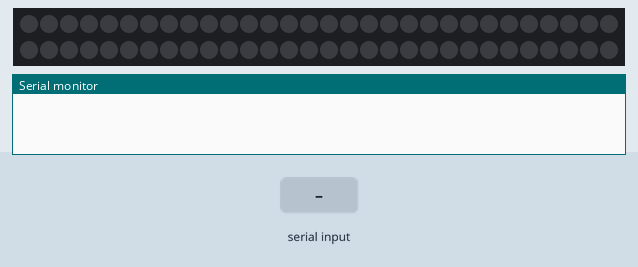
The sketch below on a simulated ATtiny85, built with avr-gcc and run on an emulated ATtiny85. On the bench: 60 RGB LEDs in strip order, left to right, continuing on the next row, the last lines printed to the serial monitor. The inputs (shaded band) are chosen by the test bench.

Above: at 1.2 s.
1.3 s: "90,45\n" received over the second serial link
At 1.6 s:
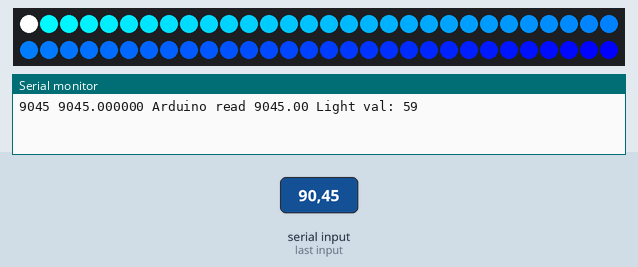
3.1 s: "30,150\n" received over the second serial link
Timing chart, 0 to 6.1 s (numbered marks = the images above; inputs shaded):
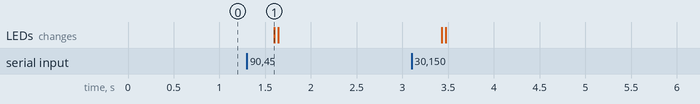

Measured:
- after the input at 1.3 s, the LEDs: change after 0.30 s (image 1)

The sketch:

sensorDotstarsTopLight.ino
```cpp
/* TIPS: Make sure that the echem board and Arduino share a common ground.
 *  if sensor values are reading at 4.57 instead of what is expected, reconnect Arduino to Joe's magic laptop
*/

//Light libraries
#include <Adafruit_DotStar.h>
#include "SPI.h" // Comment out this line if using Trinket or Gemma
//#include "Adafruit_WS2801.h"
#ifdef __AVR_ATtiny85__
 #include <avr/power.h>
#endif

//time library - At the moment this doesn't involve synching with an outside time, so it is just an internal clock
//#include <Time.h>

//math library
#include <math.h>

//Light initializing
#define NUMPIXELS 60 // Number of LEDs in strip
#define DATAPIN    4    // Green wire on DotStar
#define CLOCKPIN   5    // Yellow wire on DotStar
Adafruit_DotStar strip = Adafruit_DotStar(
  NUMPIXELS, DATAPIN, CLOCKPIN, DOTSTAR_BRG);


const int numlights = 60;
const int light_low = 0;
const int light_high = numlights - 1;
int light_val = 0;
int light_direction = 1;
uint8_t change = 1;


//color variables
uint32_t curr_color;

//Software serial initializing

#define rxPin 10 //White cable from sensor
#define txPin 11 //Infrequently used

#include <SoftwareSerial.h>
SoftwareSerial mySerial(rxPin, txPin); // RX, TX
char delimiter = '\n';
String dataFlag = "PPM";
boolean startListening = false;


char inChar; // Data received from the serial port
String stringVal;
float floatVal;
const int COmin = 250; //multiply manually by sigMultiplier
const int COmax = 1400; //multiply manually by sigMultiplier
const int sigMultiplier = 1000;

void setup() {
   strip.begin();
  // Update LED contents, to start they are all 'off'
  strip.show();

  pinMode(rxPin, INPUT);
  pinMode(txPin, OUTPUT);
  Serial.begin(9600);
  mySerial.begin(9600); // Start serial communication at 9600 bps

//  setTime(0);
 }
 void loop() {
   //test();
   strip.setPixelColor(light_low, 0x000000); //turn top light off
    if (mySerial.available() > 0){
      inChar = mySerial.read();
      if(inChar != ' '&& inChar != ',' && inChar != '\n'){//ignore commas and whitespace
        stringVal+=inChar;
      }
      if (inChar == '\n'){ //we've read the end of a value
        //Serial.print("Time:");
        //Serial.print(now()); //Print time in seconds since activation
        //Serial.print(" ");
        Serial.print(stringVal);
        Serial.print(" ");
        floatVal = stringVal.toFloat();
        Serial.print(floatVal,6);
        Serial.print(" ");
        light_val = map(floatVal * sigMultiplier, COmin, COmax, light_low, light_high);
        light_val = constrain(light_val, light_low, light_high);

        Serial.println("Arduino read " + String(floatVal) + " Light val: " + String(light_val));
        stringVal = "";

        //update the light height
        update_light_height();

        //set the top light to on since we've read a value
        strip.setPixelColor(light_low, 0xffffff);
      }
    }
   strip.show(); //show current light height and top light
   delay(40); //ON delay

   //turn off lights

   for(int i=0; i <= light_high; i++){
        strip.setPixelColor(i,0x000000);
   }
   strip.show();

   //delay(40);//OFF delay
 }


void update_light_height()
{
  //update to new value
  int redIntensity;
  //turn all off
  for(int i=0; i <= light_high; i++){
        strip.setPixelColor(i,0x000000);
   }

  for (int i=light_high; i > light_high - light_val; i--)
 {
  //update color
  redIntensity = map(i, light_high, light_low, 0, 0xff);
  constrain(redIntensity, 0,0xff);
  strip.setPixelColor(i, 0x00, redIntensity, 0xff);
 }
}

void test(){
  if(light_val > light_high){
    light_direction = -1;
  }
  else if(light_val < 0){
    light_direction = 1;
  }
  light_val += change * light_direction;
  Serial.print(light_val);
  Serial.print(" ");
  Serial.println(light_direction);
  update_light_height();
}

void convertColor()
{
  byte redIntensity;
  byte greenIntensity;
  byte blueIntensity;

  if (curr_color <= 255)          // zone 1
  {
    redIntensity = 255 - curr_color;    // red goes from on to offcurr_colorcurr_color
    greenIntensity = curr_color;        // green goes from off to on
    blueIntensity = 0;             // blue is always off
  }
  else if (curr_color <= 511)     // zone 2
  {
    redIntensity = 0;                     // red is always off
    greenIntensity = 255 - (curr_color - 256); // green on to off
    blueIntensity = (curr_color - 256);        // blue off to on
  }
  else // color >= 512       // zone 3
  {
    redIntensity = (curr_color - 512);         // red off to on
    greenIntensity = 0;                   // green is always off
    blueIntensity = 255 - (curr_color - 512);  // blue on to off
  }

  //convert to hex in RGB format
  curr_color = redIntensity;
  curr_color <<= 8;
  curr_color |= greenIntensity;
  curr_color <<= 8;
  curr_color |= blueIntensity;
}
```
